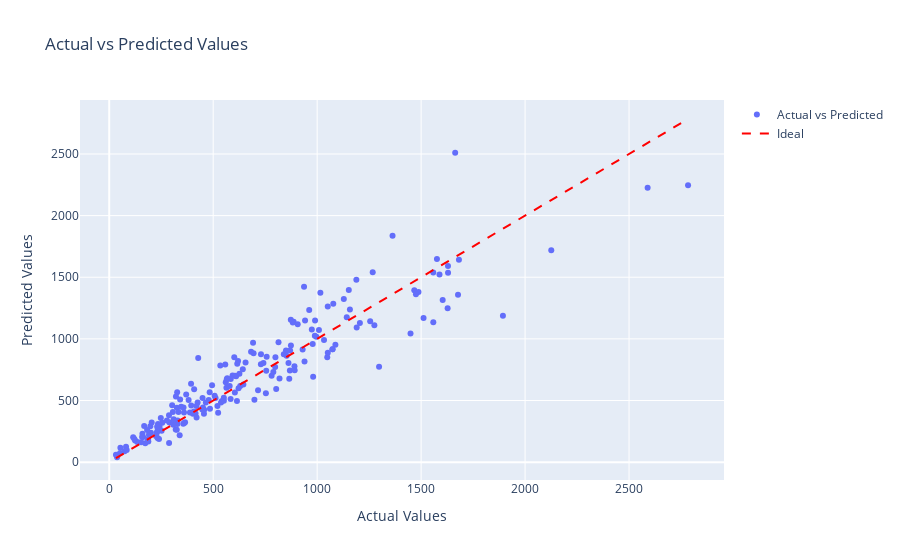

The code cell stored with this chart in its notebook:
### Code cell
# A comparison of the actual and predicted results 

# Predict on the test set 
y_pred = model.predict(x_test)

# Create a scatter plot with actual ve predicted values 
fig = go.Figure()

fig.add_trace(go.Scatter(
    x = y_test.flatten(),
    y = y_pred, 
    mode='markers',
    name = 'Actual vs Predicted'
))

# Add a line representing the ideal case 
fig.add_trace(go.Scatter(
    x=[min(y_test.flatten()), max(y_test.flatten())],
    y=[min(y_test.flatten()), max(y_test.flatten())],
    mode = 'lines', 
    name = 'Ideal',
    line=dict(color='red', dash='dash')
))

fig.update_layout(
    title='Actual vs Predicted Values', 
    xaxis_title = 'Actual Values',
    yaxis_title='Predicted Values',
    showlegend = True
)

fig.show()

### Figure 1 — Plotly figure (JSON) as saved in the notebook; plotly's stock layout.template omitted (floating-point values rounded to 4 significant figures; data arrays with more than 128 entries replaced by an {"elided": "..."} marker saying what was removed)
{"data": [{"mode": "markers", "name": "Actual vs Predicted", "type": "scatter", "x": {"elided": "200 float values"}, "y": {"elided": "200 float values"}}, {"line": {"color": "red", "dash": "dash"}, "mode": "lines", "name": "Ideal", "type": "scatter", "x": [32.35, 2784.0], "y": [32.35, 2784.0]}], "layout": {"showlegend": true, "title": {"text": "Actual vs Predicted Values"}, "xaxis": {"title": {"text": "Actual Values"}}, "yaxis": {"title": {"text": "Predicted Values"}}}}
